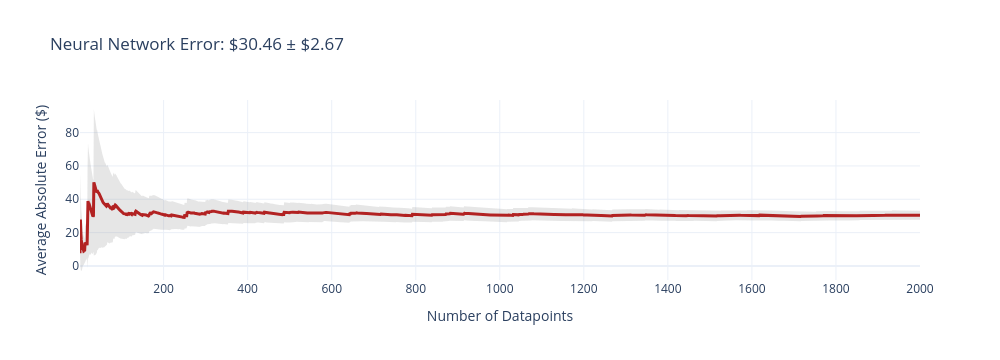
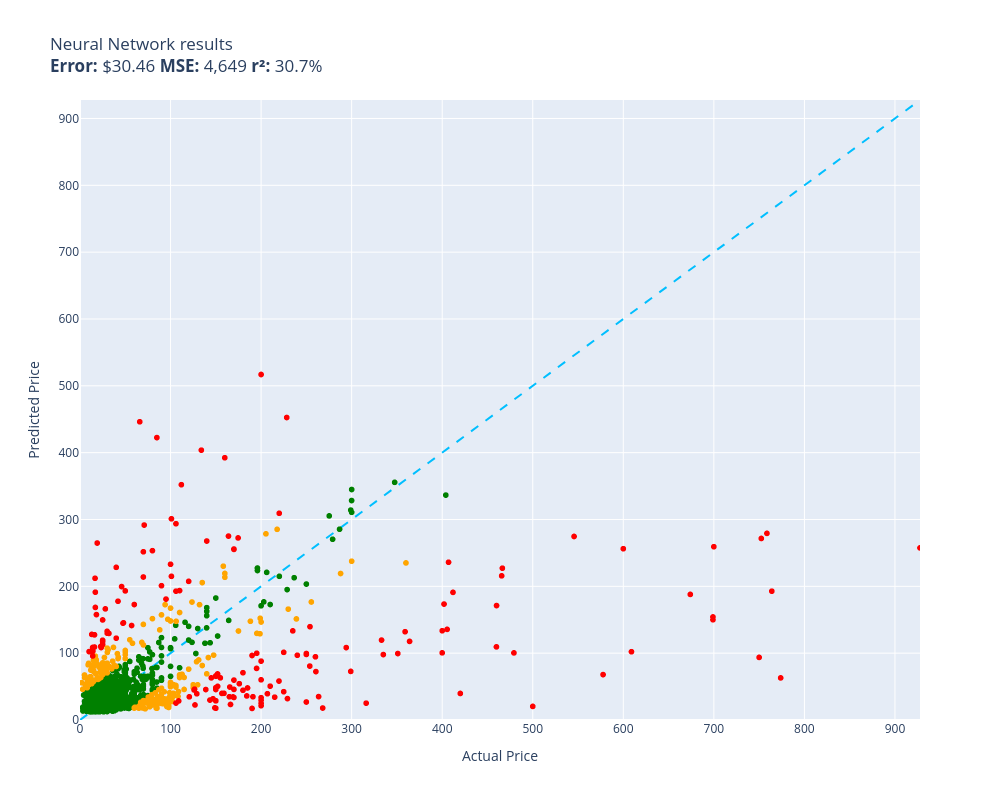

The code cell stored with these charts, in order, in its notebook:
### Code cell
# Evaluation
evaluate(neural_network, test)

### Figure 1 — Plotly figure (JSON) as saved in the notebook; plotly's stock layout.template omitted (floating-point values rounded to 4 significant figures; data arrays with more than 128 entries replaced by an {"elided": "..."} marker saying what was removed)
{"data": [{"fill": "toself", "fillcolor": "rgba(128,128,128,0.2)", "hoverinfo": "skip", "line": {"color": "rgba(255,255,255,0)"}, "name": "95% CI", "showlegend": false, "type": "scatter", "x": {"elided": "4000 int values"}, "y": {"elided": "4000 float values"}}, {"customdata": {"elided": "2000x1 float values"}, "hovertemplate": "n=%{x}<br>Avg Error=$%{y:,.2f}<br>±95% CI=$%{customdata[0]:,.2f}<extra></extra>", "line": {"color": "firebrick", "width": 3}, "mode": "lines", "name": "Cumulative Avg Error", "type": "scatter", "x": {"elided": "2000 int values"}, "y": {"elided": "2000 float values"}}], "layout": {"height": 360, "showlegend": false, "title": {"text": "Neural Network Error: $30.46 ± $2.67"}, "width": 1000, "xaxis": {"title": {"text": "Number of Datapoints"}}, "yaxis": {"title": {"text": "Average Absolute Error ($)"}}}}

### Figure 2 — Plotly figure (JSON) as saved in the notebook; plotly's stock layout.template omitted (floating-point values rounded to 4 significant figures; data arrays with more than 128 entries replaced by an {"elided": "..."} marker saying what was removed)
{"data": [{"customdata": {"elided": "1630x1 str values"}, "hovertemplate": "%{customdata[0]}<extra></extra>", "legendgroup": "green", "marker": {"color": "green", "size": 6, "symbol": "circle"}, "mode": "markers", "name": "green", "showlegend": true, "type": "scattergl", "x": {"elided": "1630 float values"}, "xaxis": "x", "y": {"elided": "1630 float values"}, "yaxis": "y"}, {"customdata": {"elided": "211x1 str values"}, "hovertemplate": "%{customdata[0]}<extra></extra>", "legendgroup": "orange", "marker": {"color": "orange", "size": 6, "symbol": "circle"}, "mode": "markers", "name": "orange", "showlegend": true, "type": "scattergl", "x": {"elided": "211 float values"}, "xaxis": "x", "y": {"elided": "211 float values"}, "yaxis": "y"}, {"customdata": {"elided": "159x1 str values"}, "hovertemplate": "%{customdata[0]}<extra></extra>", "legendgroup": "red", "marker": {"color": "red", "size": 6, "symbol": "circle"}, "mode": "markers", "name": "red", "showlegend": true, "type": "scattergl", "x": {"elided": "159 float values"}, "xaxis": "x", "y": {"elided": "159 float values"}, "yaxis": "y"}, {"hoverinfo": "skip", "line": {"color": "deepskyblue", "dash": "dash", "width": 2}, "mode": "lines", "name": "y = x", "showlegend": false, "type": "scatter", "x": [0, 927.6], "y": [0, 927.6]}], "layout": {"height": 800, "legend": {"title": {"text": "color"}, "tracegroupgap": 0}, "showlegend": false, "title": {"text": "Neural Network results<br><b>Error:</b> $30.46 <b>MSE:</b> 4,649 <b>r²:</b> 30.7%"}, "width": 1000, "xaxis": {"anchor": "y", "domain": [0, 1], "range": [0, 927.6], "title": {"text": "Actual Price"}}, "yaxis": {"anchor": "x", "domain": [0, 1], "range": [0, 927.6], "title": {"text": "Predicted Price"}}}}
